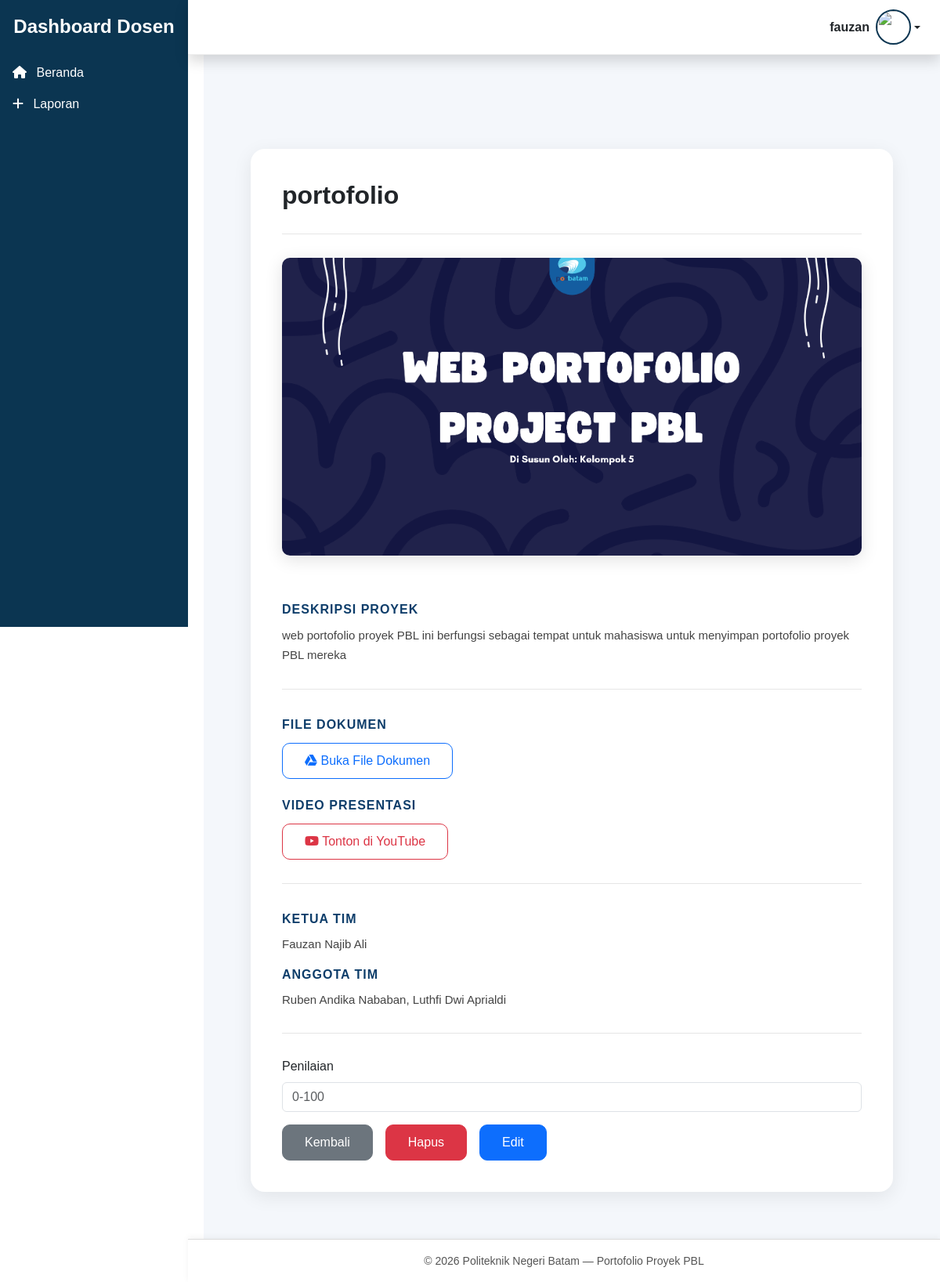
/dosen/form_penilaian_dosen.php?id_projek=23 (signed in), run on the app's committed database.
### tables this page shows
CREATE TABLE `projek` (
  `id_projek` int NOT NULL,
  `judul` varchar(255) NOT NULL,
  `semester` enum('ganjil','genap') NOT NULL,
  `deskripsi` varchar(255) NOT NULL,
  `ketua` varchar(255) NOT NULL,
  `anggota` varchar(255) NOT NULL,
  `link_file` varchar(255) NOT NULL,
  `link_yt` varchar(255) NOT NULL,
  `foto` varchar(255) NOT NULL,
  `id_komentar` int DEFAULT NULL,
  `id_penilaian` int DEFAULT NULL,
  `id_user` int DEFAULT NULL
);

### dosen/form_penilaian_dosen.php (the view, shortened to what this page needs)
<?php
include "../template_dosen/sidebar.php";
include "../template_dosen/header.php";
include "../template_dosen/topbar.php";
$id_projek = mysqli_real_escape_string($koneksi, $_GET['id_projek']);
$result = mysqli_query($koneksi, "SELECT * FROM projek WHERE id_projek = '$id_projek'");
$row = mysqli_fetch_assoc($result);
?>
<div class="content-wrapper">
    <div class="project-card">
        <h2 class="fw-bold mb-4"><?= $row['judul'] ?></h2>
        <div class="divider"></div>
        <img src="../gambar/<?= $row['foto'] ?>" class="project-image mb-4">
        <h6 class="section-title">Deskripsi Proyek</h6>
        <p class="content-text"><?= nl2br($row['deskripsi']) ?></p>
        <div class="divider"></div>
        <h6 class="section-title">File Dokumen</h6>
        <a href="<?= $row['link_file'] ?>" target="_blank"
           class="btn btn-outline-primary btn-custom mt-1"><i class="fa-brands fa-google-drive"></i>
            Buka File Dokumen
        </a>
        <h6 class="section-title mt-4">Video Presentasi</h6>
        <a href="<?= $row['link_yt'] ?>" target="_blank"
           class="btn btn-outline-danger btn-custom mt-1"><i class="fa-brands fa-youtube"></i>
            Tonton di YouTube
        </a>
        <div class="divider"></div>
        <h6 class="section-title">Ketua Tim</h6>
        <p class="content-text"><?= $row['ketua'] ?></p>
        <h6 class="section-title mt-3">Anggota Tim</h6>
        <p class="content-text"><?= $row['anggota'] ?></p>
        <div class="divider"></div>
        <div class="mb-3">
            <label for="" class="form-label">Penilaian</label>
            <input
                type="number"
                name="penilaian"
                id="penilaian"
                class="form-control"
                placeholder="0-100"
                aria-describedby="helpId"
                min="0" max="100"
            />
        </div>
        <div class="d-flex gap-3 mt-3">
            <a href="dashboard_dosen.php" class="btn btn-secondary btn-custom">Kembali</a>
            <a onclick="return confirm('Apakah Anda yakin ingin menghapus data ini?')"
               href="hapus.php?id_projek=<?= $row['id_projek'] ?>"
               class="btn btn-danger btn-custom">
                Hapus
            </a>
            <a href="edit.php?id_projek=<?= $row['id_projek'] ?>"
               class="btn btn-primary btn-custom">
                Edit
            </a>
        </div>
    </div>
</div>
<?php include "../template/footer.php"; ?>

### template_dosen/header.php (style rules this page uses)
:root { --sidebar-width: 240px; --header-height: 70px; --footer-height: 55px; }
body { font-family: 'Poppins', sans-serif; background: white; padding-top: var(--header-height); padding-bottom: var(--footer-height); }

### dosen/form_penilaian_dosen.php (style rules this page uses)
.content-wrapper { margin-left: 260px; padding: 120px 60px 60px; background: #f4f7fb; min-height: 100vh; }
.project-card { background: #ffffff; padding: 40px; border-radius: 18px; box-shadow: 0 6px 25px rgba(0,0,0,0.08); }
.section-title { font-size: 16px; font-weight: 700; color: #0d3d6a; margin-top: 35px; margin-bottom: 10px; text-transform: uppercase; letter-spacing: 1px; }
.content-text { font-size: 15px; line-height: 1.7; color: #444; }
.divider { height: 1px; background-color: #e6e6e6; margin: 30px 0; }
.project-image { border-radius: 10px; box-shadow: 0 5px 22px rgba(0,0,0,0.12); width: 100%; max-height: 380px; object-fit: cover; }
.btn-custom { padding: 10px 28px; border-radius: 10px; }

### data on the page
projek: judul "portofolio", foto (picture), deskripsi "web portofolio proyek PBL ini berfungsi sebagai tempat untuk mahasiswa untuk menyimpan portofolio proyek PBL mereka", ketua "Fauzan Najib Ali", anggota "Ruben Andika Nababan, Luthfi Dwi Aprialdi"

### other printed values
$session_nama "fauzan"
